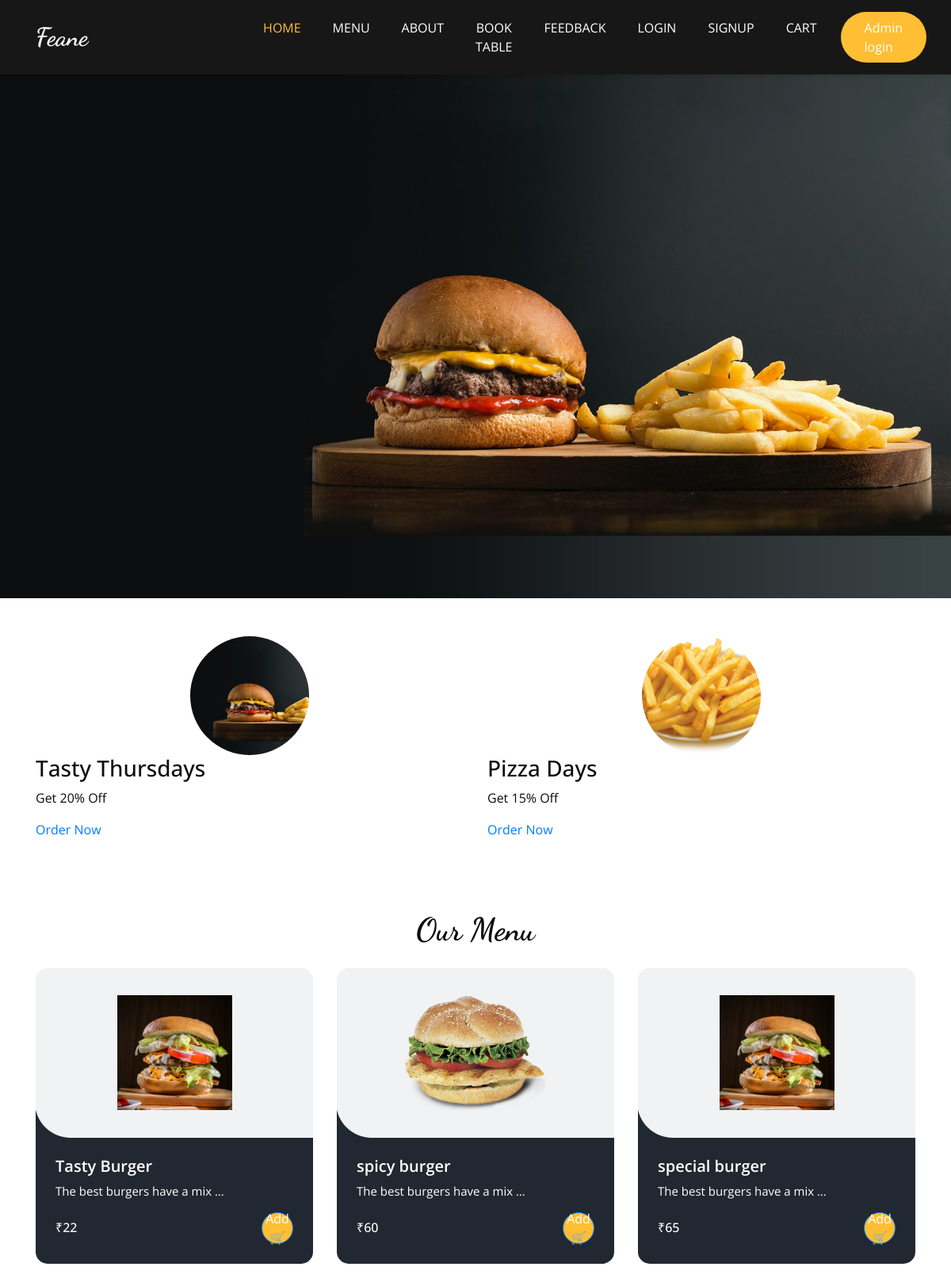
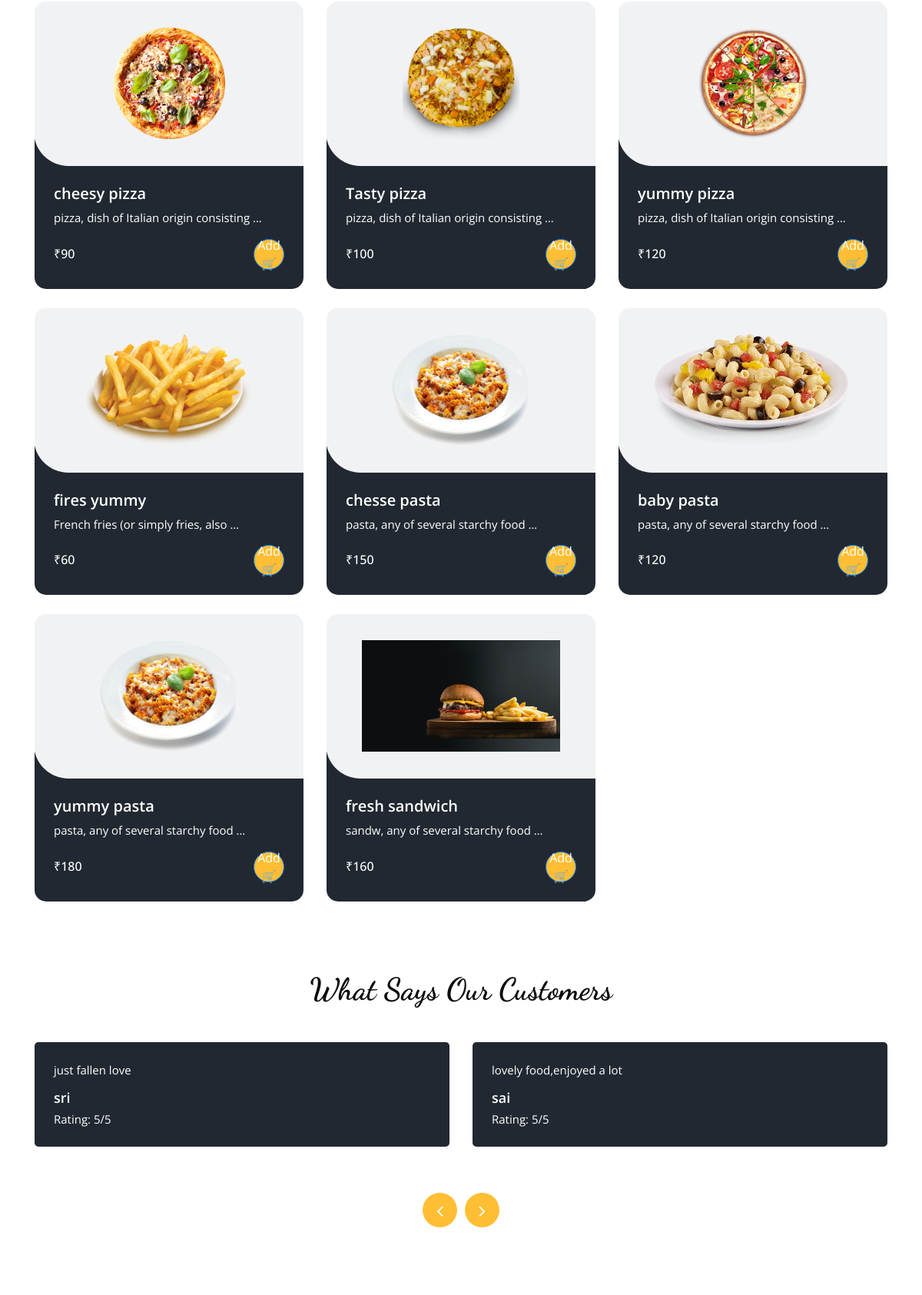
The page / (upper part) on the database its author committed (2 pictures, top to bottom).
### myapp/models.py (models this page shows, shortened)
class Items(models.Model):
    Item_name = models.CharField(max_length=15)
    description = models.TextField(max_length=200)
    price = models.IntegerField()
    categeory = models.ForeignKey(Item_list, related_name='Name', on_delete=models.CASCADE)
    image = models.ImageField(upload_to='items/')

class Feedback(models.Model):
    Name = models.CharField(max_length=15)
    Email = models.EmailField(default='default@example.com')
    Message = models.TextField(blank=False)
    rating = models.IntegerField(null=True, blank=True)

### myapp/views.py (the view)
# urls.py: path('', homeview, name="home"),
def homeview(request):
    items = Items.objects.all()
    categories = Item_list.objects.all()
    feedbacks = Feedback.objects.all()  # Fetch all feedback
    bookings = Booktable.objects.all()
    return render(request, 'home.html', {
        'items': items,
        'categories': categories,
        'feedbacks': feedbacks,  # Pass feedback to the template
        'bookings': bookings
    })

### templates/home.html (shortened to what this page needs)
{% extends 'base.html' %}
{% load static %}
{% block main %}
<img src="{% static 'images/hero-bg.jpg' %}" alt="Hero Background" style="width: 100%; display: block;">
<br><br>
<section class="promotions_section">
    <div class="container">
        <div class="row">
            <div class="col-md-6">
                <div class="promo-box">
                    <div class="offer-circle">
                        <img src="{% static 'images/hero-bg.jpg' %}" alt="Tasty Thursdays" class="circle-img">
                    </div>
                    <h3>Tasty Thursdays</h3>
                    <p>Get 20% Off</p>
                    <a href="{% url 'menu' %}" class="order-now-btn">Order Now</a>
                </div>
            </div>
            <div class="col-md-6">
                <div class="promo-box">
                    <div class="offer-circle">
                        <img src="{% static 'images/f5.png' %}" alt="Pizza Days" class="circle-img">
                    </div>
                    <h3>Pizza Days</h3>
                    <p>Get 15% Off</p>
                    <a href="{% url 'menu' %}" class="order-now-btn">Order Now</a>
                </div>
            </div>
        </div>
    </div>
</section>
<section class="food_section layout_padding">
    <div class="container">
        <div class="heading_container heading_center">
            <h2>Our Menu</h2>
        </div>
        <div class="row">
            {% for item in items %}
            <div class="col-sm-6 col-lg-4">
                <div class="box">
                    <div>
                        <div class="img-box">
                            <img src="{{ item.image.url }}" alt="{{ item.Item_name }}" data-toggle="modal" data-target="#itemModal{{ item.id }}">
                        </div>
                        <div class="detail-box">
                            <h5>{{ item.Item_name }}</h5>
                            <p>{{ item.description|truncatewords:6 }}</p>
                            <div class="options">
                                <h6>₹{{ item.price }}</h6>
                                {% if item.id in cart_items %}
                                    <a href="{% url 'cart' %}" class="btn btn-success">View 🛒</a>
                                {% else %}
                                    <a href="{% url 'add_to_cart' item.id %}" class="btn btn-primary"> Add 🛒</a>
                                {% endif %}
                            </div>
                        </div>
                    </div>
                </div>
            </div>
            {% endfor %}
        </div>
    </div>
</section>
<section class="client_section layout_padding-bottom">
    <div class="container">
        <div class="heading_container heading_center psudo_white_primary mb_45">
            <h2>What Says Our Customers</h2>
        </div>
        <div class="carousel-wrap row">
            <div class="owl-carousel client_owl-carousel">
                {% for feedback in feedbacks %}
                <div class="item">
                    <div class="box">
                        <div class="detail-box">
                            <p>{{ feedback.Message }}</p>
                            <h6>{{ feedback.Name }}</h6>
                            <p>Rating: {{ feedback.rating }}/5</p>
                        </div>
                    </div>
                </div>
                {% endfor %}
            </div>
        </div>
    </div>
</section>
{% endblock main %}

### static/css/style.css (style rules this page uses)
body { font-family: "Open Sans", sans-serif; color: #0c0c0c; background-color: #ffffff; overflow-x: hidden; }
.layout_padding { padding: 90px 0; }
.layout_padding-bottom { padding-bottom: 90px; }
h1, h2 { font-family: 'Dancing Script', cursive; }
.heading_container { display: -webkit-box; display: -ms-flexbox; display: flex; -webkit-box-orient: vertical; -webkit-box-direction: normal; -ms-flex-direction: column; flex-direction: column; -webkit-box-align: start; -ms-flex-align: start; align-items: flex-start; }
.heading_container h2 { position: relative; margin-bottom: 0; font-size: 2.5rem; font-weight: bold; }
.heading_container.heading_center { -webkit-box-align: center; -ms-flex-align: center; align-items: center; text-align: center; }
a, a:hover, a:focus { text-decoration: none; }
.btn, .btn:focus { outline: none !important; -webkit-box-shadow: none; box-shadow: none; }
.food_section .box { position: relative; margin-top: 25px; background-color: #ffffff; border-radius: 10px; color: #ffffff; border-radius: 15px; overflow: hidden; background: linear-gradient(to bottom, #f1f2f3 25px, #222831 25px); }
.food_section .box .img-box { background: #f1f2f3; display: -webkit-box; display: -ms-flexbox; display: flex; -webkit-box-pack: center; -ms-flex-pack: center; justify-content: center; -webkit-box-align: center; -ms-flex-align: center; align-items: center; height: 215px; border-radius: 0 0 0 45px; margin: -1px; padding: 25px; }
.food_section .box .img-box img { max-width: 100%; max-height: 145px; -webkit-transition: all .2s; transition: all .2s; }
.food_section .box .detail-box { padding: 25px; }
.food_section .box .detail-box h5 { font-weight: 600; }
.food_section .box .detail-box p { font-size: 15px; }
.food_section .box .detail-box h6 { margin-top: 10px; }
.food_section .box .options { display: -webkit-box; display: -ms-flexbox; display: flex; -webkit-box-pack: justify; -ms-flex-pack: justify; justify-content: space-between; }
.food_section .box .options a { width: 40px; height: 40px; border-radius: 100%; background: #ffbe33; display: -webkit-box; display: -ms-flexbox; display: flex; -webkit-box-pack: center; -ms-flex-pack: center; justify-content: center; -webkit-box-align: center; -ms-flex-align: center; align-items: center; }
.client_section .heading_container { margin-bottom: 30px; }
.client_section .box { display: -webkit-box; display: -ms-flexbox; display: flex; -webkit-box-orient: vertical; -webkit-box-direction: normal; -ms-flex-direction: column; flex-direction: column; margin: 15px; }
.client_section .box .detail-box { background-color: #222831; color: #ffffff; padding: 25px 25px 15px 25px; border-radius: 5px; }
.client_section .box .detail-box h6 { font-weight: 600; font-size: 18px; margin: 15px 0 5px 0; }
.client_section .box .detail-box p { margin-bottom: 0; font-size: 15px; margin-bottom: 10px; }
.offer-circle { width: 150px; height: 150px; overflow: hidden; border-radius: 50%; margin: 0 auto; display: flex; justify-content: center; align-items: center; }
.circle-img { width: 100%; height: 100%; object-fit: cover; }

### templates/base.html (style rules this page uses)
body { padding-top: 80px; }

### rows shown on the page
Items: image (picture), Item_name "Tasty Burger", description "The best burgers have a mix …", price "22", shows "Add 🛒"
Items: image (picture), Item_name "spicy burger", description "The best burgers have a mix …", price "60", shows "Add 🛒"
Items: image (picture), Item_name "special burger", description "The best burgers have a mix …", price "65", shows "Add 🛒"
Items: image (picture), Item_name "cheesy pizza", description "pizza, dish of Italian origin consisting …", price "90", shows "Add 🛒"
Items: image (picture), Item_name "Tasty pizza", description "pizza, dish of Italian origin consisting …", price "100", shows "Add 🛒"
Items: image (picture), Item_name "yummy pizza", description "pizza, dish of Italian origin consisting …", price "120", shows "Add 🛒"
Items: image (picture), Item_name "fires yummy", description "French fries (or simply fries, also …", price "60", shows "Add 🛒"
Items: image (picture), Item_name "chesse pasta", description "pasta, any of several starchy food …", price "150", shows "Add 🛒"
Items: image (picture), Item_name "baby pasta", description "pasta, any of several starchy food …", price "120", shows "Add 🛒"
Items: image (picture), Item_name "yummy pasta", description "pasta, any of several starchy food …", price "180", shows "Add 🛒"
Items: image (picture), Item_name "fresh sandwich", description "sandw, any of several starchy food …", price "160", shows "Add 🛒"
Feedback: Message "just fallen love", Name "sri", rating "5"
Feedback: Message "lovely food,enjoyed a lot", Name "sai", rating "5"
